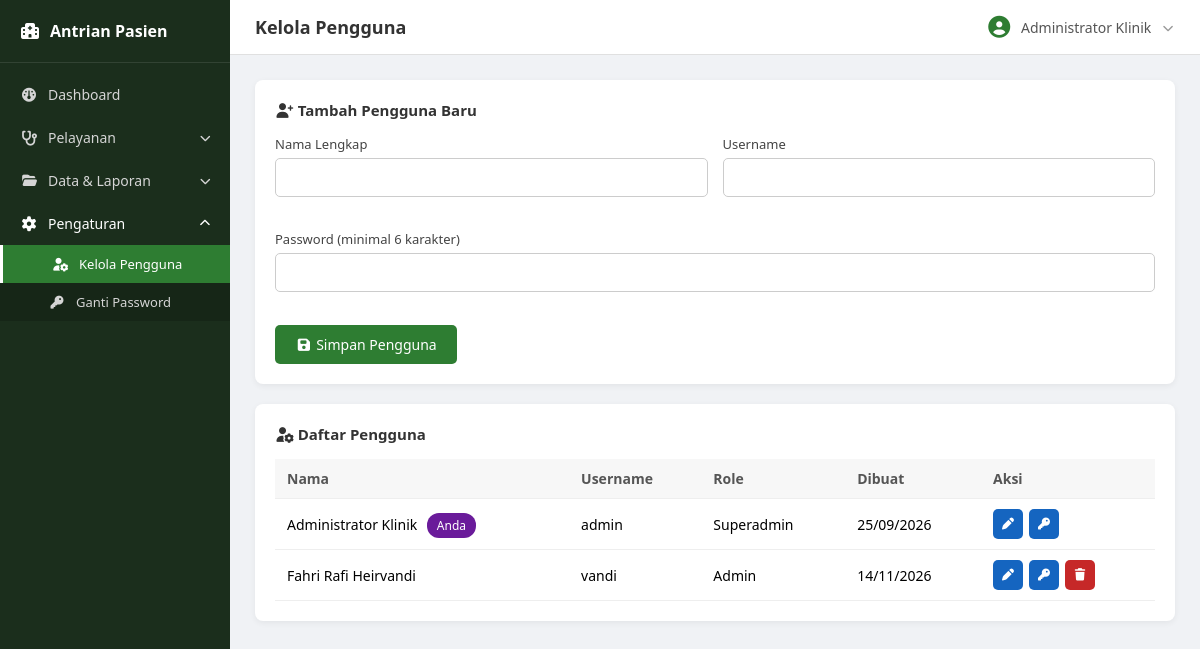
Screenshot of /admin/pengguna.php (signed in) with the database file from the repository.
### tables this page shows
CREATE TABLE `users` (
  `id` int(11) NOT NULL,
  `username` varchar(50) NOT NULL,
  `password` varchar(255) NOT NULL,
  `nama_lengkap` varchar(100) NOT NULL,
  `role` enum('superadmin','admin') NOT NULL DEFAULT 'admin',
  `created_at` timestamp NOT NULL DEFAULT current_timestamp()
);

### admin/pengguna.php (the view, shortened to what this page needs)
<?php
include 'includes/header.php';
$users = $pdo->query("SELECT id, username, nama_lengkap, role, created_at FROM users ORDER BY id ASC")->fetchAll();
?>
<div class="form-section">
    <h4><i class="fa-solid fa-user-plus"></i> Tambah Pengguna Baru</h4>
    <form action="proses/tambah_user.php" method="POST" class="form-grid">
        <div class="form-group">
            <label>Nama Lengkap</label>
            <input type="text" name="nama_lengkap" required>
        </div>
        <div class="form-group">
            <label>Username</label>
            <input type="text" name="username" pattern="[A-Za-z0-9_.]{3,50}" title="3-50 karakter: huruf, angka, titik, atau underscore" required>
        </div>
        <div class="form-group full">
            <label>Password (minimal 6 karakter)</label>
            <input type="password" name="password" minlength="6" required>
        </div>
        <button type="submit" class="btn-submit"><i class="fa-solid fa-floppy-disk"></i> Simpan Pengguna</button>
    </form>
</div>
<div class="table-section">
    <h4><i class="fa-solid fa-user-gear"></i> Daftar Pengguna</h4>
    <table class="table-antrian">
        <thead>
            <tr>
                <th>Nama</th>
                <th>Username</th>
                <th>Role</th>
                <th>Dibuat</th>
                <th>Aksi</th>
            </tr>
        </thead>
        <tbody>
            <?php foreach ($users as $u): ?>
            <?php $isSaya = (int) $u['id'] === (int) $_SESSION['user_id']; ?>
            <tr>
                <td>
                    <?= htmlspecialchars($u['nama_lengkap']) ?>
                    <?php if ($isSaya): ?><span class="badge badge-saya">Anda</span><?php endif; ?>
                </td>
                <td><?= htmlspecialchars($u['username']) ?></td>
                <td><?= ucfirst($u['role']) ?></td>
                <td><?= date('d/m/Y', strtotime($u['created_at'])) ?></td>
                <td>
                    <div class="aksi-group">
    <a href="#" class="btn-aksi edit btn-edit-user" title="Edit nama / username"
       data-id="<?= (int) $u['id'] ?>"
       data-nama="<?= htmlspecialchars($u['nama_lengkap']) ?>"
       data-username="<?= htmlspecialchars($u['username']) ?>">
        <i class="fa-solid fa-pen"></i>
    </a>
    <a href="#" class="btn-aksi edit btn-reset-pw" title="Reset password"
       data-id="<?= (int) $u['id'] ?>"
       data-nama="<?= htmlspecialchars($u['nama_lengkap']) ?>">
        <i class="fa-solid fa-key"></i>
    </a>
    <?php if (!$isSaya && $u['role'] !== 'superadmin'): ?>
    <a href="proses/hapus_user.php?id=<?= (int) $u['id'] ?>"
       class="btn-aksi hapus js-confirm"
       title="Hapus pengguna"
       data-title="Hapus Pengguna"
       data-text="Akun <?= htmlspecialchars(addslashes($u['username'])) ?> akan dihapus permanen."
       data-icon="warning"
       data-confirm-text="Ya, Hapus"
       data-confirm-color="#c62828">
        <i class="fa-solid fa-trash"></i>
    </a>
    <?php endif; ?>
</div>
                </td>
            </tr>
            <?php endforeach; ?>
        </tbody>
    </table>
</div>
<?php include 'includes/footer.php'; ?>

### css/style.css (style rules this page uses)
* { margin: 0; padding: 0; box-sizing: border-box; font-family: 'Segoe UI', Arial, sans-serif; }
body { background-color: #f0f2f5; }
.form-group { margin-bottom: 18px; }
.form-group label { display: block; margin-bottom: 6px; font-size: 14px; color: #444444; }

### css/admin.css (style rules this page uses)
.form-section, .table-section, .filter-section { background-color: #ffffff; border-radius: 8px; padding: 20px; margin-bottom: 20px; box-shadow: 0 2px 6px rgba(0, 0, 0, 0.06); }
.form-section h4, .table-section h4 { margin-bottom: 15px; color: #333333; font-size: 15px; }
.form-grid { display: grid; grid-template-columns: 1fr 1fr; gap: 15px; }
.form-grid .full { grid-column: span 2; }
.form-group label { display: block; font-size: 13px; margin-bottom: 5px; color: #444444; }
.form-group input, .form-group select, .form-group textarea { width: 100%; padding: 9px 10px; border: 1px solid #cccccc; border-radius: 5px; font-size: 14px; }
.btn-submit { grid-column: span 2; background-color: #2e7d32; color: #ffffff; border: none; padding: 10px; border-radius: 5px; cursor: pointer; font-size: 14px; width: fit-content; padding-left: 20px; padding-right: 20px; }
.table-antrian { width: 100%; border-collapse: collapse; }
.table-antrian th, .table-antrian td { text-align: left; padding: 10px 12px; border-bottom: 1px solid #eeeeee; font-size: 14px; }
.table-antrian th { background-color: #f7f7f7; color: #555555; }
.badge { padding: 4px 10px; border-radius: 12px; font-size: 12px; color: #ffffff; }
.btn-aksi { padding: 6px 12px; border-radius: 5px; font-size: 12px; text-decoration: none; color: #ffffff; }
.btn-aksi.edit { background-color: #1565c0; }
.btn-aksi.hapus { background-color: #c62828; }
.aksi-group { display: flex; gap: 6px; }
.aksi-group .btn-aksi { width: 30px; height: 30px; display: flex; align-items: center; justify-content: center; padding: 0; }
.badge-saya { background-color: #6a1b9a; margin-left: 6px; }

### rows the page displays
users: nama_lengkap "Administrator Klinik", shows "Anda", username "admin", role "Superadmin", created_at "25/09/2026"
users: nama_lengkap "Fahri Rafi Heirvandi", username "vandi", role "Admin", created_at "14/11/2026"

### other values shown
$pageTitle "Kelola Pengguna"
$_SESSION['nama'] "Administrator Klinik"
